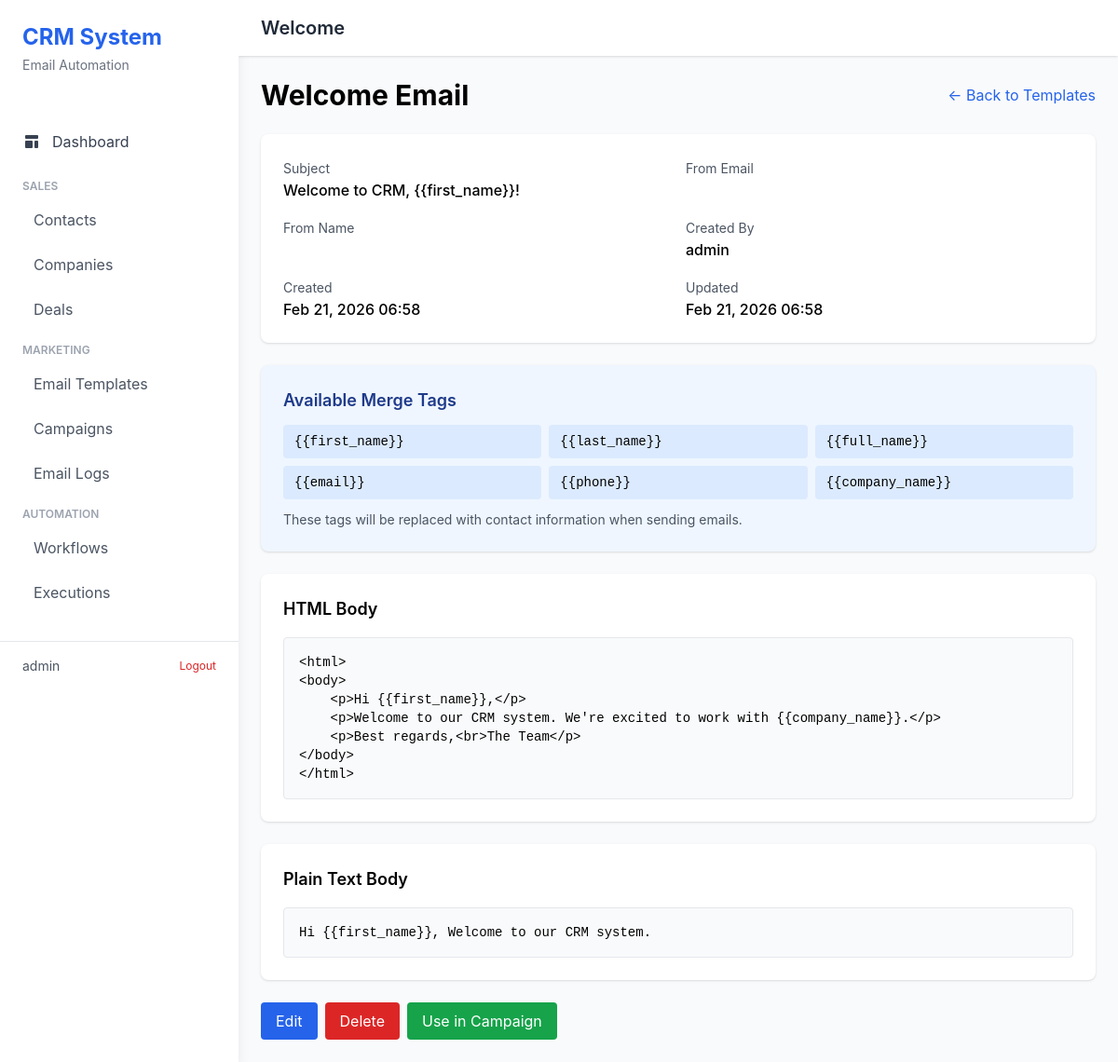
Page /emails/templates/1/ (signed in) on the committed database.
### emails/models.py (models this page shows, shortened)
class EmailTemplate(models.Model):
    name = models.CharField(max_length=255)
    subject = models.CharField(max_length=500)
    html_body = models.TextField()
    plain_body = models.TextField(blank=True)
    from_name = models.CharField(max_length=255, blank=True)
    from_email = models.EmailField(blank=True)
    created_by = models.ForeignKey(User, on_delete=models.SET_NULL, null=True, blank=True)
    created_at = models.DateTimeField(auto_now_add=True)
    updated_at = models.DateTimeField(auto_now=True)

### emails/views.py (the view)
# urls.py: path('templates/<int:pk>/', views.EmailTemplateDetailView.as_view(), name='template_detail'),
class EmailTemplateDetailView(LoginRequiredMixin, DetailView):
    model = EmailTemplate
    template_name = 'emails/template_detail.html'
    context_object_name = 'template'

### templates/emails/template_detail.html (shortened to what this page needs)
{% extends "base.html" %}
{% load static %}
{% block content %}
<div class="max-w-4xl mx-auto space-y-6">
    <div class="flex justify-between items-center">
        <h1 class="text-3xl font-bold">{{ template.name }}</h1>
        <a href="{% url 'emails:template_list' %}" class="text-blue-600 hover:underline">← Back to Templates</a>
    </div>
    <div class="bg-white rounded-lg shadow p-6 space-y-4">
        <div class="grid grid-cols-2 gap-4">
            <div>
                <label class="text-sm text-gray-600">Subject</label>
                <p class="font-medium">{{ template.subject }}</p>
            </div>
            <div>
                <label class="text-sm text-gray-600">From Email</label>
            </div>
            <div>
                <label class="text-sm text-gray-600">From Name</label>
            </div>
            <div>
                <label class="text-sm text-gray-600">Created By</label>
                <p class="font-medium">{{ template.created_by.get_full_name|default:template.created_by.username }}</p>
            </div>
            <div>
                <label class="text-sm text-gray-600">Created</label>
                <p class="font-medium">{{ template.created_at|date:"M d, Y H:i" }}</p>
            </div>
            <div>
                <label class="text-sm text-gray-600">Updated</label>
                <p class="font-medium">{{ template.updated_at|date:"M d, Y H:i" }}</p>
            </div>
        </div>
    </div>
    <div class="bg-blue-50 rounded-lg shadow p-6">
        <h3 class="text-lg font-semibold text-blue-900 mb-3">Available Merge Tags</h3>
        <div class="grid grid-cols-2 md:grid-cols-3 gap-2">
            {% verbatim %}
            <code class="bg-blue-100 px-3 py-2 rounded text-sm">{{first_name}}</code>
            <code class="bg-blue-100 px-3 py-2 rounded text-sm">{{last_name}}</code>
            <code class="bg-blue-100 px-3 py-2 rounded text-sm">{{full_name}}</code>
            <code class="bg-blue-100 px-3 py-2 rounded text-sm">{{email}}</code>
            <code class="bg-blue-100 px-3 py-2 rounded text-sm">{{phone}}</code>
            <code class="bg-blue-100 px-3 py-2 rounded text-sm">{{company_name}}</code>
            {% endverbatim %}
        </div>
        <p class="text-sm text-gray-600 mt-3">These tags will be replaced with contact information when sending emails.</p>
    </div>
    <div class="bg-white rounded-lg shadow p-6">
        <h3 class="text-lg font-semibold mb-4">HTML Body</h3>
        <div class="bg-gray-50 border rounded p-4 font-mono text-sm overflow-x-auto">
            <pre>{{ template.html_body }}</pre>
        </div>
    </div>
    <div class="bg-white rounded-lg shadow p-6">
        <h3 class="text-lg font-semibold mb-4">Plain Text Body</h3>
        <div class="bg-gray-50 border rounded p-4 font-mono text-sm overflow-x-auto">
            <pre>{{ template.plain_body }}</pre>
        </div>
    </div>
    <div class="flex gap-2">
        <a href="{% url 'emails:template_update' template.id %}" class="px-4 py-2 bg-blue-600 text-white rounded hover:bg-blue-700">
            Edit
        </a>
        <a href="{% url 'emails:template_delete' template.id %}" class="px-4 py-2 bg-red-600 text-white rounded hover:bg-red-700">
            Delete
        </a>
        <a href="{% url 'emails:campaign_create' %}" class="px-4 py-2 bg-green-600 text-white rounded hover:bg-green-700">
            Use in Campaign
        </a>
    </div>
</div>
{% endblock %}

### templates/base.html (shortened to what this page needs)
<!DOCTYPE html>
<html lang="en">
<head>
    <script src="https://cdn.tailwindcss.com"></script>
</head>
<body class="bg-gray-50">
    <div class="flex h-screen">
        <div class="w-64 bg-white shadow-lg overflow-y-auto">
            <div class="p-6">
                <h1 class="text-2xl font-bold text-blue-600">CRM System</h1>
                <p class="text-sm text-gray-500 mt-1">Email Automation</p>
            </div>
            <nav class="mt-6">
                <a href="{% url 'dashboard' %}" class="block px-6 py-3 {% if request.resolver_match.url_name == 'dashboard' %}sidebar-active{% else %}text-gray-700 hover:bg-gray-100{% endif %}">
                    <span class="flex items-center">
                        Dashboard
                    </span>
                </a>
                <div class="mt-4 px-6">
                    <p class="text-xs font-semibold text-gray-400 uppercase">Sales</p>
                    <a href="{% url 'contacts:contact_list' %}" class="block mt-2 px-3 py-2 rounded {% if request.resolver_match.app_name == 'contacts' %}sidebar-active{% else %}text-gray-600 hover:bg-gray-100{% endif %}">
                        Contacts
                    </a>
                    <a href="{% url 'contacts:company_list' %}" class="block mt-2 px-3 py-2 rounded {% if request.resolver_match.url_name == 'company_list' %}sidebar-active{% else %}text-gray-600 hover:bg-gray-100{% endif %}">
                        Companies
                    </a>
                    <a href="{% url 'deals:deal_list' %}" class="block mt-2 px-3 py-2 rounded {% if request.resolver_match.app_name == 'deals' %}sidebar-active{% else %}text-gray-600 hover:bg-gray-100{% endif %}">
                        Deals
                    </a>
                </div>
                <div class="mt-4 px-6">
                    <p class="text-xs font-semibold text-gray-400 uppercase">Marketing</p>
                    <a href="{% url 'emails:template_list' %}" class="block mt-2 px-3 py-2 rounded {% if request.resolver_match.url_name == 'template_list' %}sidebar-active{% else %}text-gray-600 hover:bg-gray-100{% endif %}">
                        Email Templates
                    </a>
                    <a href="{% url 'emails:campaign_list' %}" class="block mt-2 px-3 py-2 rounded {% if request.resolver_match.url_name == 'campaign_list' %}sidebar-active{% else %}text-gray-600 hover:bg-gray-100{% endif %}">
                        Campaigns
                    </a>
                    <a href="{% url 'emails:log_list' %}" class="block mt-2 px-3 py-2 rounded {% if request.resolver_match.url_name == 'log_list' %}sidebar-active{% else %}text-gray-600 hover:bg-gray-100{% endif %}">
                        Email Logs
                    </a>
                </div>
                <div class="mt-4 px-6">
                    <p class="text-xs font-semibold text-gray-400 uppercase">Automation</p>
                    <a href="{% url 'automations:workflow_list' %}" class="block mt-2 px-3 py-2 rounded {% if request.resolver_match.url_name == 'workflow_list' %}sidebar-active{% else %}text-gray-600 hover:bg-gray-100{% endif %}">
                        Workflows
                    </a>
                    <a href="{% url 'automations:execution_list' %}" class="block mt-2 px-3 py-2 rounded {% if request.resolver_match.url_name == 'execution_list' %}sidebar-active{% else %}text-gray-600 hover:bg-gray-100{% endif %}">
                        Executions
                    </a>
                </div>
            </nav>
            <div class="mt-8 px-6 border-t pt-4">
                <div class="flex items-center justify-between">
                    <span class="text-sm text-gray-600">{{ user.username }}</span>
                    <a href="{% url 'account_logout' %}" class="text-xs text-red-600 hover:text-red-700">Logout</a>
                </div>
            </div>
        </div>
        <div class="flex-1 flex flex-col overflow-hidden">
            <header class="bg-white shadow">
                <div class="px-6 py-4 flex justify-between items-center">
                    <h2 class="text-xl font-semibold text-gray-800">{% block header %}Welcome{% endblock %}</h2>
                </div>
            </header>
            <main class="flex-1 overflow-auto">
                <div class="p-6">
                    {% block content %}{% endblock %}
                </div>
            </main>
        </div>
    </div>
</body>
</html>

### templates/base.html (style rules this page uses)
body { font-family: -apple-system, BlinkMacSystemFont, 'Segoe UI', Roboto, 'Helvetica Neue', Arial, sans-serif; }

### rows in the picture
EmailTemplate: name "Welcome Email", subject "Welcome to CRM, {{first_name}}!", created_by.get_full_name "admin", created_at "Feb 21, 2026 06:58", updated_at "Feb 21, 2026 06:58", html_body "<html> <body> <p>Hi {{first_name}},</p> <p>Welcome to our CRM system. We're excited to work with {{company_name}}.</p> <p>Best regards,<br>The Team</p> </body> </html>", plain_body "Hi {{first_name}}, Welcome to our CRM system."

### other values in the picture
{{ user.username }} "admin"
